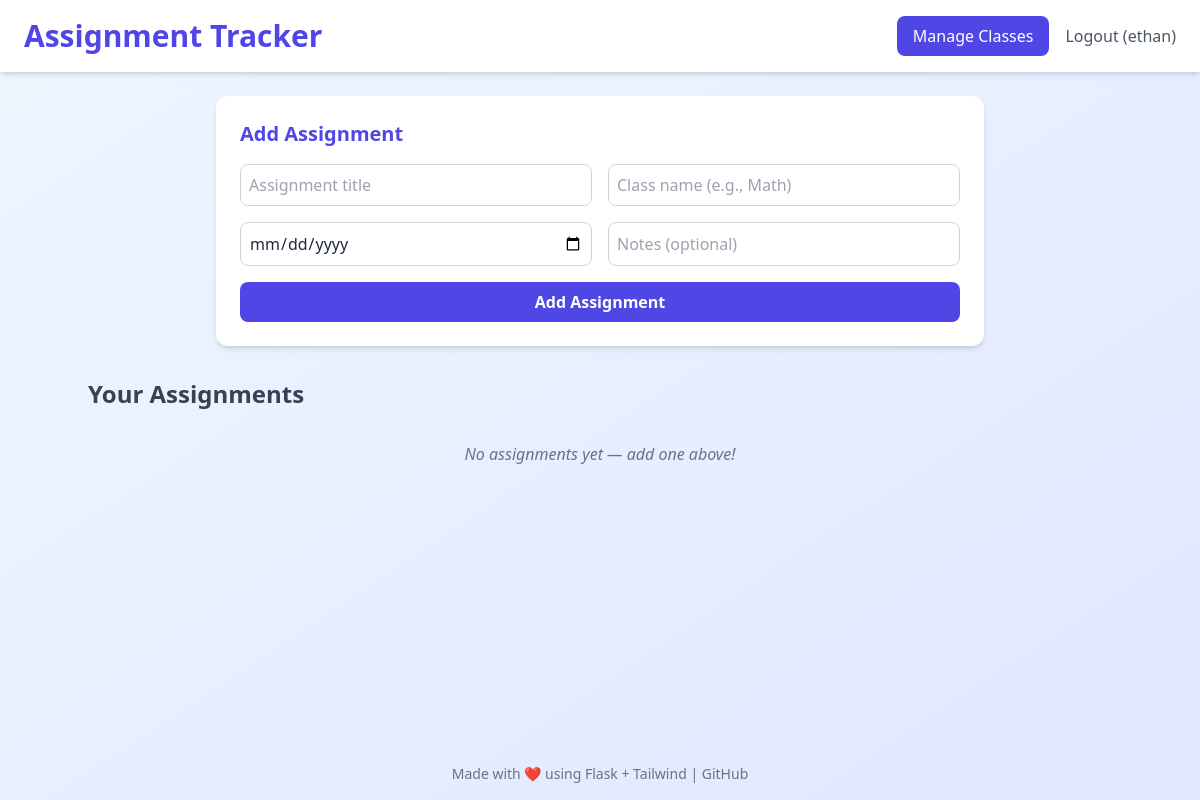
Page / (signed in) on the earlier database version.
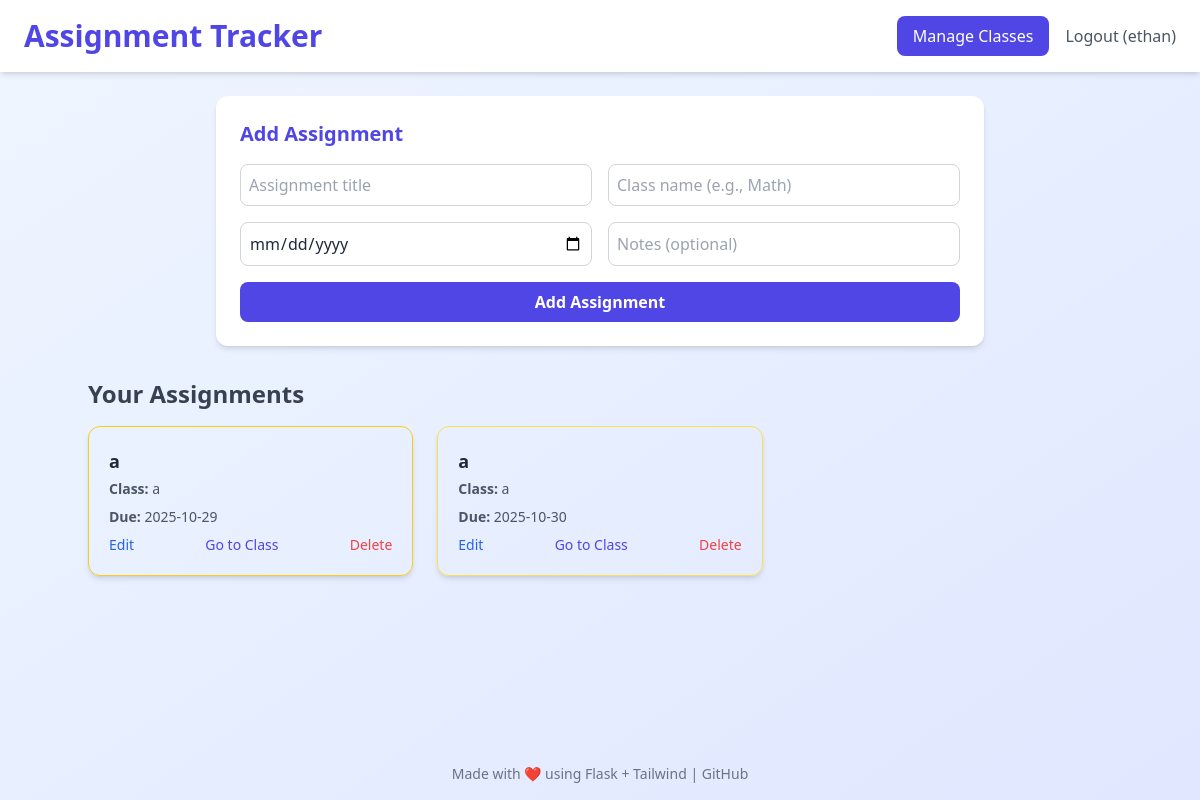
Same page on the later database version.
### tables this page shows
CREATE TABLE assignments (
                id INTEGER PRIMARY KEY AUTOINCREMENT,
                user_id INTEGER,
                title TEXT NOT NULL,
                cl TEXT NOT NULL,
                due_date TEXT NOT NULL,
                notes TEXT,
                FOREIGN KEY(user_id) REFERENCES users(id)
            );

### app.py (the view)
@app.route("/")
def index():
    if "user_id" not in session:
        return redirect(url_for("login"))
    conn = get_connection()
    c = conn.cursor()
    try:
        if IS_POSTGRES:
            c.execute("SELECT * FROM assignments WHERE user_id = %s ORDER BY due_date ASC", (session["user_id"],))
        else:
            c.execute("SELECT * FROM assignments WHERE user_id = ? ORDER BY due_date ASC", (session["user_id"],))
        rows = c.fetchall()
    finally:
        conn.close()
    today = datetime.now().date()
    annotated = []
    for r in rows:
        row = dict(r) if IS_POSTGRES else dict(r)  # both support dict() for consistent access
        try:
            due_date = datetime.strptime(row["due_date"], "%Y-%m-%d").date()
        except Exception:
            continue
        days_left = (due_date - today).days
        annotated.append({
            **row,
            "is_past_due": days_left < 0,
            "is_due_today": days_left == 0,
            "is_due_tomorrow": days_left == 1
        })
    return render_template("index.html", assignments=annotated)

### app.py (called while the page is built)
def get_connection():
    if IS_POSTGRES:
        return psycopg2.connect(DATABASE_URL, cursor_factory=RealDictCursor)
    conn = sqlite3.connect("assignments.db")
    conn.row_factory = sqlite3.Row
    return conn

### templates/index.html (shortened to what this page needs)
<!DOCTYPE html>
<html lang="en">
<head>
  <script src="https://cdn.tailwindcss.com"></script>
</head>
<body class="bg-gradient-to-br from-blue-50 to-indigo-100 min-h-screen font-sans text-gray-800 flex flex-col">
  <header class="bg-white shadow-md py-4 px-6 flex justify-between items-center">
    <h1 class="text-3xl font-bold text-indigo-600">Assignment Tracker</h1>
    {% if session.get("username") %}
    <div class="flex items-center gap-4">
      <a href="{{ url_for('manage_classes') }}"
        class="bg-indigo-600 text-white px-4 py-2 rounded-lg font-medium hover:bg-indigo-700 transition">
        Manage Classes
      </a>
      <a href="{{ url_for('logout') }}"
        class="text-gray-600 hover:text-indigo-600 font-medium">
        Logout ({{ session['username'] }})
      </a>
    </div>
    {% endif %}
  </header>
  <main class="flex-1 p-6">
    <section class="bg-white rounded-xl shadow-md p-6 mb-8 max-w-3xl mx-auto">
      <h2 class="text-xl font-semibold text-indigo-600 mb-4">Add Assignment</h2>
      <form action="{{ url_for('add') }}" method="POST" class="grid md:grid-cols-2 gap-4">
        <input type="text" name="title" placeholder="Assignment title" required class="border border-gray-300 rounded-lg p-2 focus:ring focus:ring-indigo-200">
        <input type="text" name="class" placeholder="Class name (e.g., Math)" required class="border border-gray-300 rounded-lg p-2 focus:ring focus:ring-indigo-200">
        <input type="date" name="due_date" required class="border border-gray-300 rounded-lg p-2 focus:ring focus:ring-indigo-200">
        <input type="text" name="notes" placeholder="Notes (optional)" class="border border-gray-300 rounded-lg p-2 focus:ring focus:ring-indigo-200">
        <button type="submit" class="col-span-2 bg-indigo-600 text-white font-semibold py-2 rounded-lg hover:bg-indigo-700 transition">
          Add Assignment
        </button>
      </form>
    </section>
    <section class="max-w-5xl mx-auto">
      <h2 class="text-2xl font-semibold text-gray-700 mb-4">Your Assignments</h2>
      {% if assignments %}
        <div class="grid md:grid-cols-2 lg:grid-cols-3 gap-6">
          {% for a in assignments %}
          <div class="rounded-xl shadow-md overflow-hidden border
            {% if a.is_past_due %} flash-red border-red-400
            {% elif a.is_due_today %} flash-yellow border-yellow-400
            {% elif a.is_due_tomorrow %} flash-tomorrow border-yellow-300
            {% else %} border-gray-200 bg-white {% endif %}
          ">
            <div class="p-5">
              <h3 class="text-lg font-semibold text-gray-800 mb-1">{{ a.title }}</h3>
              <p class="text-sm text-gray-600 mb-2"><strong>Class:</strong> {{ a.cl }}</p>
              <p class="text-sm text-gray-600 mb-2"><strong>Due:</strong> {{ a.due_date }}</p>
              <div class="flex justify-between items-center">
                <a href="{{ url_for('edit', id=a.id) }}" class="text-blue-600 font-medium hover:underline text-sm">Edit</a>
                <a href="{{ url_for('redirect_by_class', id=a.id) }}" target="_blank" class="text-indigo-600 font-medium hover:underline text-sm">Go to Class</a>
                <a href="{{ url_for('delete', id=a.id) }}" class="text-red-500 font-medium hover:underline text-sm" onclick="return confirm('Are you sure you want to delete this assignment? This cannot be undone.')">Delete</a>
              </div>
            </div>
          </div>
          {% endfor %}
        </div>
      {% else %}
        <p class="text-center text-gray-500 italic mt-8">No assignments yet — add one above!</p>
      {% endif %}
    </section>
  </main>
  <footer class="text-center text-sm text-gray-500 py-4 mt-auto">
    Made with ❤️ using Flask + Tailwind | <a href="https://github.com" class="hover:underline">GitHub</a>
  </footer>
</body>
</html>

### templates/index.html (style rules this page uses)
.flash-tomorrow { animation: flash-tomorrow 1.2s infinite; }
.flash-yellow { animation: flash-yellow 1s infinite; }

Differences in the rows shown:
added assignments: title "a", cl "a", due_date "2025-10-29"
added assignments: title "a", cl "a", due_date "2025-10-30"
Other differences:
text no longer shown: "No assignments yet — add one above!"
